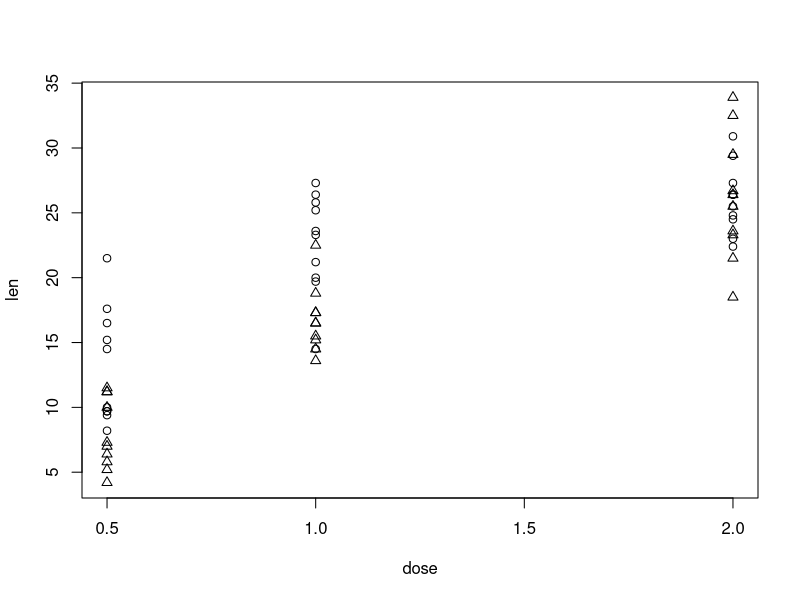
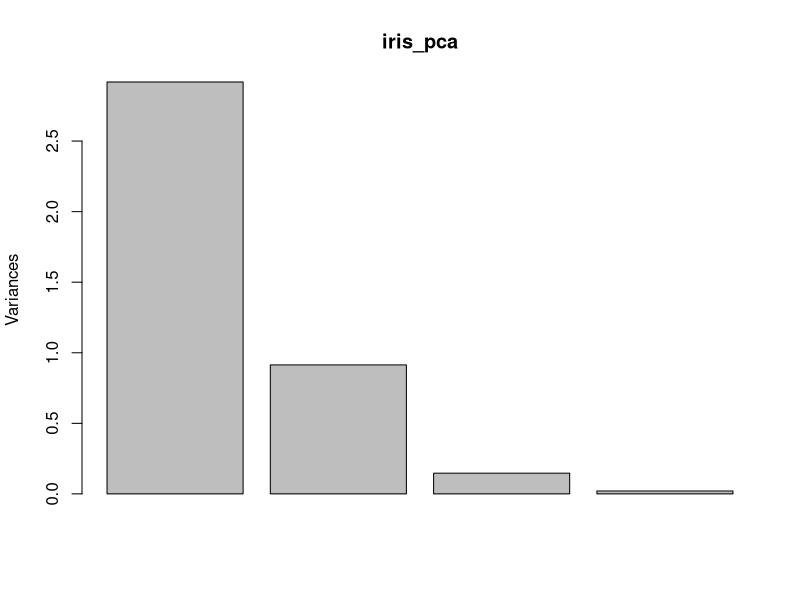
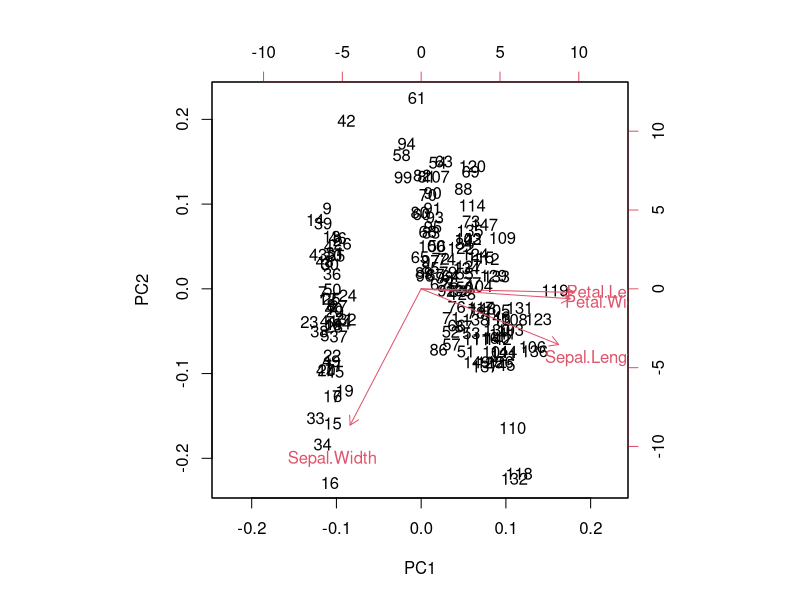

Here is the R script that generated these plots, in order:
# File-Name:       Chapter_3.R           
# Date:            2015-10-10                                
# Author:          Daniel D. Gutierrez (daniel@amuletanalytics.com)
# Purpose:         Machine Learning and Data Science: code for Chapter 3 - Data Munging

# All source code is copyright (c) 2015, under the Simplified BSD License.  
# For more information on FreeBSD see: http://www.opensource.org/licenses/bsd-license.php

# All images and materials produced by this code are licensed under the Creative Commons 
# Attribution-Share Alike 3.0 United States License: http://creativecommons.org/licenses/by-sa/3.0/us/

# All rights reserved.

# ---------------------------------------------------------------
# Data Sampling
# ---------------------------------------------------------------

sample_index <-sample(1:nrow(iris), 10, replace=T)

sample_index

sample_set <- iris[sample_index,]

sample_set

# ---------------------------------------------------------------
# Fixing Variable Names
# ---------------------------------------------------------------

# Create a test data frame

df <- data.frame("Address 1"=character(0), direction=character(0), street=character(0), CrossStreet=character(0), intersection=character(0), Location.1=character(0))
names(df)

# [1] "Address.1"    "direction"    "street"       "CrossStreet"  "intersection"
# [6] "Location.1"

names(df) <- tolower(names(df))   # convert to all lower case
names(df)     

# [1] "address.1"    "direction"    "street"       "crossstreet"  "intersection"
# [6] "location.1" 


# Throw away the "." in variable names

splitnames <- strsplit(names(df), "\\.")
class(splitnames)

# [1] "list"

length(splitnames)

# [1] 6

splitnames[2]

# [[1]]
# [1] "direction"

splitnames[6]

# [[1]]
# [1] "location" "1"  

splitnames[[6]][1]    # location

# [1] "location"

splitnames[[6]][2]    # 1

# [1] "1"

# Using sapply() to get rid of "." in variable names

firstelement <- function(x){x[1]}
names(df) <- sapply(splitnames, firstelement)

# ---------------------------------------------------------------
# Create New Variables
# ---------------------------------------------------------------

airquality$Ozone[1:10]

# [1] 41 36 12 18 NA 28 23 19  8 NA

ozoneRanges <- cut(airquality$Ozone, seq(0,200,by=25))

ozoneRanges[1:10]

# [1] (25,50] (25,50] (0,25]  (0,25]  <NA>    (25,50] (0,25]  (0,25]  (0,25] 
# [10] <NA>   
#  8 Levels: (0,25] (25,50] (50,75] (75,100] (100,125] (125,150] ... (175,200]

class(ozoneRanges)

# [1] "factor"

table(ozoneRanges, useNA="ifany")

# ozoneRanges
# (0,25]   (25,50]   (50,75]  (75,100] (100,125] (125,150] (150,175] 
# 50        32        12        15         5         1         1 
# (175,200]      <NA> 
#  0        37

airquality$ozoneRanges <- ozoneRanges

head(airquality)

#   Ozone Solar.R Wind Temp Month Day ozoneRanges
# 1    41     190  7.4   67     5   1     (25,50]
# 2    36     118  8.0   72     5   2     (25,50]
# 3    12     149 12.6   74     5   3      (0,25]
# 4    18     313 11.5   62     5   4      (0,25]
# 5    NA      NA 14.3   56     5   5        <NA>
# 6    28      NA 14.9   66     5   6     (25,50]


# ---------------------------------------------------------------
# Discretize Numeric Variables
# ---------------------------------------------------------------

# Equal width buckets
data(iris)

buckets <- 10
maxSepLen <- max(iris$Sepal.Length)
minSepLen <- min(iris$Sepal.Length)

cutPoints <- seq(minSepLen, maxSepLen, by=(maxSepLen-minSepLen)/buckets)
#[1] 4.30 4.66 5.02 5.38 5.74 6.10 6.46 6.82 7.18 7.54 7.90

cutSepLen <- cut(iris$Sepal.Length,breaks=cutPoints,include.lowest=TRUE)

# New data frame with original Sepal.Length and discretized version
newiris <- data.frame(contSepLen=iris$Sepal.Length, discSepLen=cutSepLen)
head(newiris)

#  contSepLen  discSepLen
#1        5.1 (5.02,5.38]
#2        4.9 (4.66,5.02]
#3        4.7 (4.66,5.02]
#4        4.6  [4.3,4.66]
#5        5.0 (4.66,5.02]
#6        5.4 (5.38,5.74]

# ---------------------------------------------------------------
# Date Handling
# ---------------------------------------------------------------

install.packages("lubridate")
library(lubridate)

data(lakers)
df <- lakers    # Make a copy for testing

str(df$date)
# int [1:34624] 20081028 20081028 20081028 20081028 20081028 20081028 20081028 20081028 20081028 20081028 ...

# Combine date and time variables into single R date-time object
playdate <- df$date[1]    # Integer
playtime <- df$time[1]    # Character
playdatetime <- paste(playdate, playtime)
playdatetime <- parse_date_time(playdatetime, "%y-%m-%d %H.%M")
playdatetime
# [1] "2008-10-28 12:00:00 UTC"
class(playdatetime)
# [1] "POSIXct" "POSIXt" 

# Parse to replace integer into R date-time object
df$date <- ymd(df$date)
str(df$date)
# POSIXct[1:34624], format: "2008-10-28" "2008-10-28" "2008-10-28" "2008-10-28" "2008-10-28" ...
class(df$date)
# [1] "POSIXct" "POSIXt" 

# Now create a new varialbe: PlayDateTime with combined date, time
df$PlayDateTime <- parse_date_time(paste(df$date, df$time), "%y-%m-%d %H.%M")
str(df$PlayDateTime)
# POSIXct[1:34624], format: "2008-10-28 12:00:00" "2008-10-28 11:39:00" "2008-10-28 11:37:00" ...


# ---------------------------------------------------------------
# Binary categorical variables
# ---------------------------------------------------------------

species_cat <- levels(iris$Species)
species_cat

#[1] "setosa"     "versicolor" "virginica"

binarySpecies <- function(c) {return(iris$Species == c)}

newVars <- sapply(species_cat, binarySpecies)
newVars[50:55,]

#     setosa versicolor virginica
#[1,]   TRUE      FALSE     FALSE
#[2,]  FALSE       TRUE     FALSE
#[3,]  FALSE       TRUE     FALSE
#[4,]  FALSE       TRUE     FALSE
#[5,]  FALSE       TRUE     FALSE
#[6,]  FALSE       TRUE     FALSE

colnames(newVars) <- species_cat

bin_matrix <- cbind(iris[,c('Species')], newVars)
bin_matrix[50:55,]

#       setosa versicolor virginica
#[1,] 1      1          0         0
#[2,] 2      0          1         0
#[3,] 2      0          1         0
#[4,] 2      0          1         0
#[5,] 2      0          1         0
#[6,] 2      0          1         0

bin_iris <- iris
bin_iris$setosa <- bin_matrix[,2]
bin_iris$versicolor <- bin_matrix[,3]
bin_iris$virginica <- bin_matrix[,4]

names(bin_iris)

#[1] "Sepal.Length" "Sepal.Width"  "Petal.Length" "Petal.Width"  "Species"     
#[6] "setosa"       "versicolor"   "virginica"


# ---------------------------------------------------------------
# Merge data sets
# ---------------------------------------------------------------

df1 = data.frame(CustId=c(1:6),Product=c(rep("Mouse",3),rep("Keyboard",3)))
df2 = data.frame(CustId=c(2,4,6),State=c(rep("California",2),rep("Oregon",1)))

# Outer join
merge(x = df1, y = df2, by = "CustId", all = TRUE)

#  CustId  Product      State
#1      1    Mouse       <NA>
#2      2    Mouse California
#3      3    Mouse       <NA>
#4      4 Keyboard California
#5      5 Keyboard       <NA>
#6      6 Keyboard     Oregon

# Left outer join
merge(x = df1, y = df2, by = "CustId", all.x=TRUE)

#  CustId  Product      State
#1      1    Mouse       <NA>
#2      2    Mouse California
#3      3    Mouse       <NA>
#4      4 Keyboard California
#5      5 Keyboard       <NA>
#6      6 Keyboard     Oregon

# Right outer join
merge(x = df1, y = df2, by = "CustId", all.y=TRUE)

#  CustId  Product      State
#1      2    Mouse California
#2      4 Keyboard California
#3      6 Keyboard     Oregon

# Inner join
merge(x = df1, y = df2, by = "CustId", all=FALSE)

#  CustId  Product      State
#1      2    Mouse California
#2      4 Keyboard California
#3      6 Keyboard     Oregon


# ---------------------------------------------------------------
# Sorting data sets
# ---------------------------------------------------------------

data(ToothGrowth)
head(ToothGrowth)

#   len supp dose
#1  4.2   VC  0.5
#2 11.5   VC  0.5
#3  7.3   VC  0.5
#4  5.8   VC  0.5
#5  6.4   VC  0.5
#6 10.0   VC  0.5

# Ordering a data frame by single variables
sortedData <- ToothGrowth[order(ToothGrowth$len),]
sortedData[1:10,]

#   len supp dose
#1  4.2   VC  0.5
#9  5.2   VC  0.5
#4  5.8   VC  0.5
#5  6.4   VC  0.5
#10 7.0   VC  0.5
#3  7.3   VC  0.5
#37 8.2   OJ  0.5
#38 9.4   OJ  0.5
#34 9.7   OJ  0.5
#40 9.7   OJ  0.5

# Ordering a data frame by multiple variables
sortedData <- ToothGrowth[order(ToothGrowth$supp, ToothGrowth$len),]
sortedData[1:10,]

#   len supp dose
#37  8.2   OJ  0.5
#38  9.4   OJ  0.5
#34  9.7   OJ  0.5
#40  9.7   OJ  0.5
#36 10.0   OJ  0.5
#35 14.5   OJ  0.5
#49 14.5   OJ  1.0
#31 15.2   OJ  0.5
#39 16.5   OJ  0.5
#33 17.6   OJ  0.5

# ---------------------------------------------------------------
# Reshape data sets
# ---------------------------------------------------------------

library(reshape2)

misShaped <- as.data.frame(matrix(c(NA,5,1,4,2,3), byrow=TRUE, nrow=3))
names(misShaped) <- c("Quiz 1", "Quiz 2")
misShaped$student <- c("Ellen", "Catherine", "Stephen")
misShaped

#  Quiz 1 Quiz 2   student
#1     NA      5     Ellen
#2      1      4 Catherine
#3      2      3   Stephen

# Melt the data
melt(misShaped, id.vars="student", variable.name="Quiz", value.name="score")

#    student   Quiz score
#1     Ellen Quiz 1    NA
#2 Catherine Quiz 1     1
#3   Stephen Quiz 1     2
#4     Ellen Quiz 2     5
#5 Catherine Quiz 2     4
#6   Stephen Quiz 2     3


# ---------------------------------------------------------------
# Data Manipulation Using dplyr
# ---------------------------------------------------------------

install.packages("dplyr")
library(dplyr)

data(ToothGrowth)

ToothGrowth_df <- tbl_df(ToothGrowth)  # dplyr function

# Filter rows with filter()
filter(ToothGrowth_df, len==11.2 & supp=="VC")
#   len supp dose
#1 11.2   VC  0.5
#2 11.2   VC  0.5

# Arrange rows with arrange()
arrange(ToothGrowth_df, supp, desc(len))
#Source: local data frame [60 x 3]
#
#    len supp dose
#1  30.9   OJ  2.0
#2  29.4   OJ  2.0
#3  27.3   OJ  1.0
#4  27.3   OJ  2.0
#5  26.4   OJ  1.0
#6  26.4   OJ  2.0
#7  26.4   OJ  2.0
#8  25.8   OJ  1.0
#9  25.5   OJ  2.0
#10 25.2   OJ  1.0


# Select columns with select()
select(ToothGrowth_df, dose, supp)
#Source: local data frame [60 x 2]
#
#   dose supp
#1   0.5   VC
#2   0.5   VC
#3   0.5   VC
#4   0.5   VC
#5   0.5   VC
#6   0.5   VC
#7   0.5   VC
#8   0.5   VC
#9   0.5   VC
#10  0.5   VC


# Add new columns with mutate()

# Create a new variable supp_num
ToothGrowth_df <- mutate(ToothGrowth_df, supp_num=as.numeric(supp))

attach(ToothGrowth_df)
plot(len ~ dose,pch=supp_num)


# ---------------------------------------------------------------
# Missing Data
# ---------------------------------------------------------------

library(e1071)

# Create some missing data in iris data set
iris_missing_data <- iris

iris_missing_data[5,1] <- NA
iris_missing_data[7,3] <- NA
iris_missing_data[10,4] <- NA

# See missing values
iris_missing_data[1:10, -5]

#   Sepal.Length Sepal.Width Petal.Length Petal.Width 
#1           5.1         3.5          1.4         0.2  
#2           4.9         3.0          1.4         0.2  
#3           4.7         3.2          1.3         0.2  
#4           4.6         3.1          1.5         0.2  
#5            NA         3.6          1.4         0.2  
#6           5.4         3.9          1.7         0.4 
#7           4.6         3.4           NA         0.3  
#8           5.0         3.4          1.5         0.2  
#9           4.4         2.9          1.4         0.2  
#10          4.9         3.1          1.5          NA  

# impute the missing data values
iris_repaired <- impute(iris_missing_data[,1:4], what='mean')

iris_repaired[1:10, -5]
#      Sepal.Length Sepal.Width Petal.Length Petal.Width
# [1,]     5.100000         3.5     1.400000    0.200000
# [2,]     4.900000         3.0     1.400000    0.200000
# [3,]     4.700000         3.2     1.300000    0.200000
# [4,]     4.600000         3.1     1.500000    0.200000
# [5,]     5.848993         3.6     1.400000    0.200000
# [6,]     5.400000         3.9     1.700000    0.400000
# [7,]     4.600000         3.4     3.773826    0.300000
# [8,]     5.000000         3.4     1.500000    0.200000
# [9,]     4.400000         2.9     1.400000    0.200000
# [10,]    4.900000         3.1     1.500000    1.206711


# Now show how to discard records with missing values
# Discard each record with at least one missing value

df <- iris_missing_data
nrow(df)
# [1] 150

iris_trimmed <- df[complete.cases(df[,1:4]),]
iris_trimmed <- na.omit(df)  # This works too
nrow(iris_trimmed)
# [1] 147

# Find all NA observations first and then delete
df.has.na <- apply(df,1,function(x){any(is.na(x))})
sum(df.has.na)
#[1] 3

iris_trimmed <- df[!df.has.na,]


# ---------------------------------------------------------------
# Feature Scaling
# ---------------------------------------------------------------

head(iris)    # Note the range of each feature

#  Sepal.Length Sepal.Width Petal.Length Petal.Width Species
#1          5.1         3.5          1.4         0.2  setosa
#2          4.9         3.0          1.4         0.2  setosa
#3          4.7         3.2          1.3         0.2  setosa
#4          4.6         3.1          1.5         0.2  setosa
#5          5.0         3.6          1.4         0.2  setosa
#6          5.4         3.9          1.7         0.4  setosa

# Scale each numeric column
scaleiris <- scale(iris[, 1:4])

head(scaleiris)

#     Sepal.Length Sepal.Width Petal.Length Petal.Width
#[1,]   -0.8976739  1.01560199    -1.335752   -1.311052
#[2,]   -1.1392005 -0.13153881    -1.335752   -1.311052
#[3,]   -1.3807271  0.32731751    -1.392399   -1.311052
#[4,]   -1.5014904  0.09788935    -1.279104   -1.311052
#[5,]   -1.0184372  1.24503015    -1.335752   -1.311052
#[6,]   -0.5353840  1.93331463    -1.165809   -1.048667


# ---------------------------------------------------------------
# Dimensionality reduction
# ---------------------------------------------------------------

cor(iris[,-5])   # Calculate correlation matrix without Species

#Sepal.Length Sepal.Width Petal.Length Petal.Width
#Sepal.Length    1.0000000  -0.1175698    0.8717538   0.8179411
#Sepal.Width    -0.1175698   1.0000000   -0.4284401  -0.3661259
#Petal.Length    0.8717538  -0.4284401    1.0000000   0.9628654
#Petal.Width     0.8179411  -0.3661259    0.9628654   1.0000000

iris_pca <- prcomp(iris[,-5], scale=T)
summary(iris_pca)

#Importance of components:
#                          PC1    PC2     PC3     PC4
#Standard deviation     1.7084 0.9560 0.38309 0.14393
#Proportion of Variance 0.7296 0.2285 0.03669 0.00518
#Cumulative Proportion  0.7296 0.9581 0.99482 1.00000

plot(iris_pca)

iris_pca$rotation

#                    PC1         PC2        PC3        PC4
#Sepal.Length  0.5210659 -0.37741762  0.7195664  0.2612863
#Sepal.Width  -0.2693474 -0.92329566 -0.2443818 -0.1235096
#Petal.Length  0.5804131 -0.02449161 -0.1421264 -0.8014492
#Petal.Width   0.5648565 -0.06694199 -0.6342727  0.5235971


predict(iris_pca)[1:2,]
#           PC1        PC2       PC3        PC4
#[1,] -2.257141 -0.4784238 0.1272796 0.02408751
#[2,] -2.074013  0.6718827 0.2338255 0.10266284

biplot(iris_pca)








